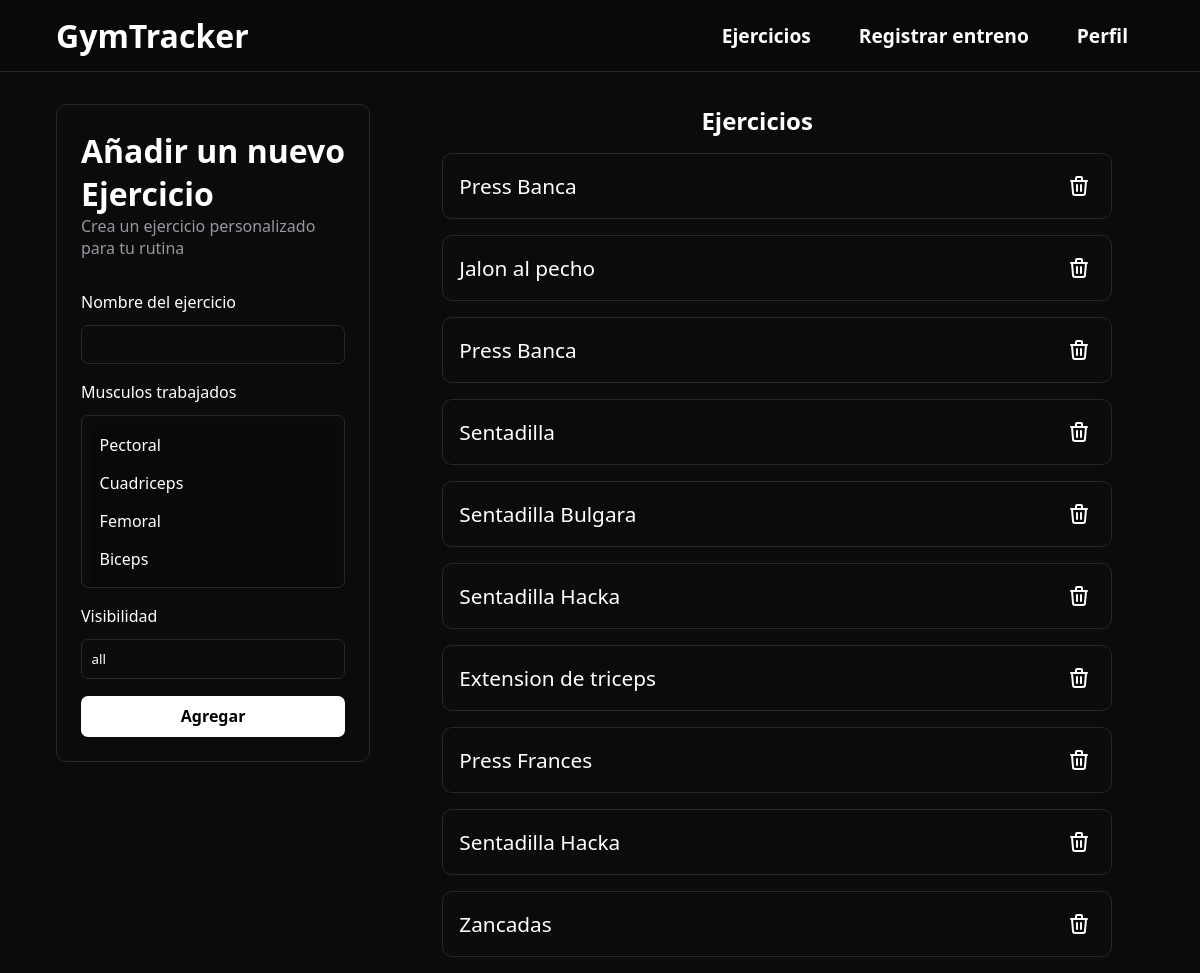
The page /anadirEjercicio (signed in) on the database as committed earlier.
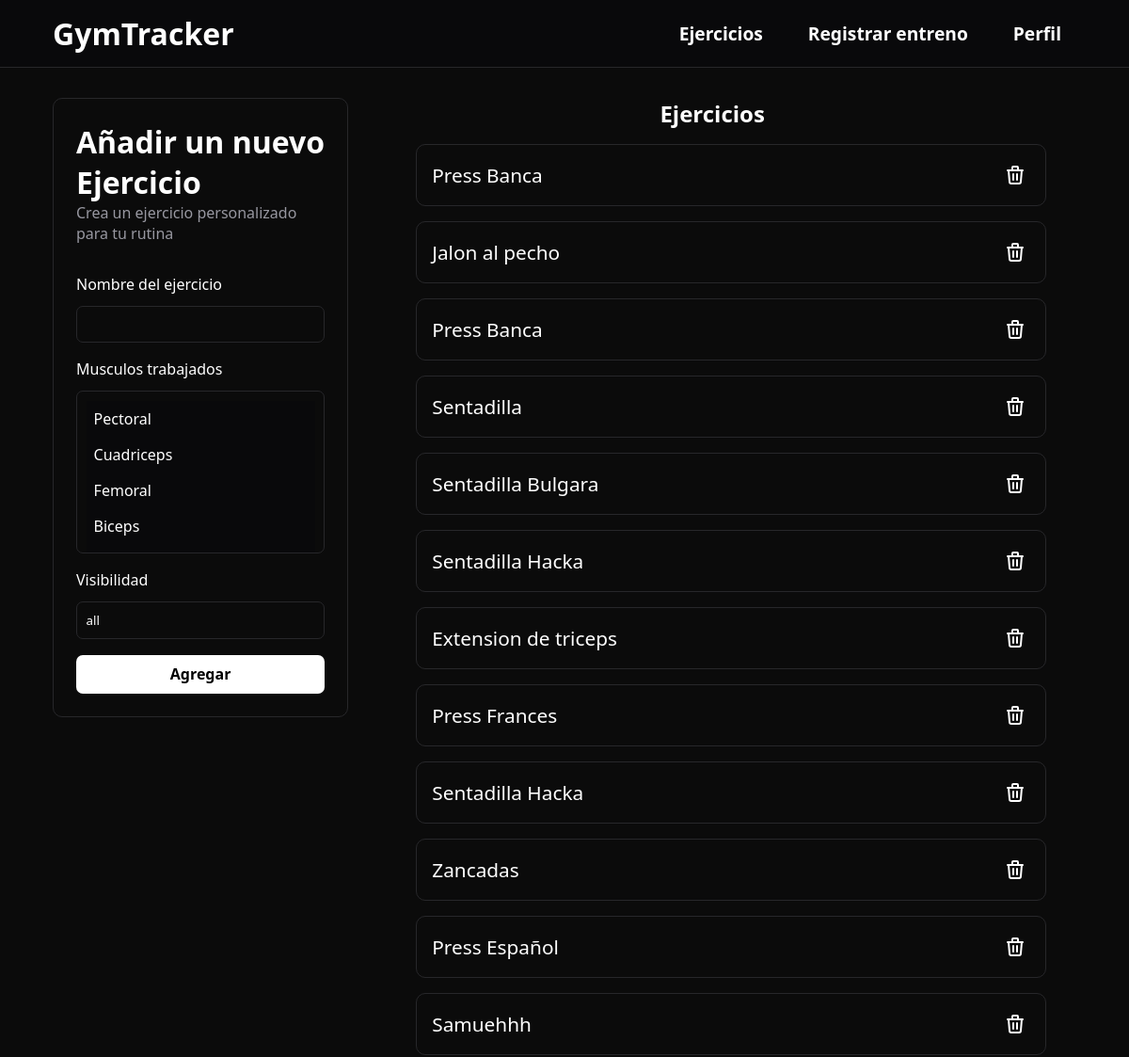
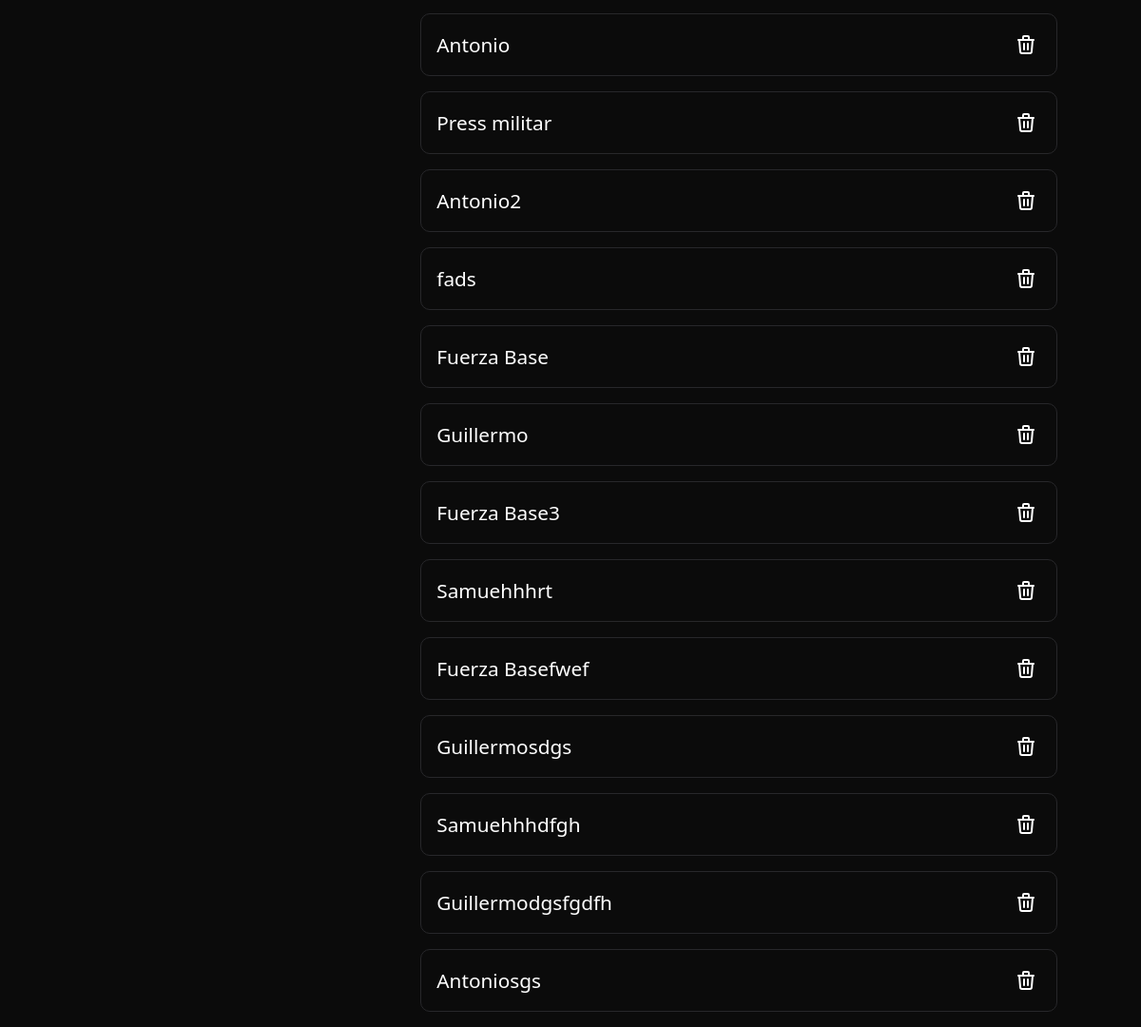
The same page on the database as committed later (2 pictures, top to bottom).
### gymApp/models.py (models this page shows, shortened)
class Ejercicio(models.Model):
    nombre = models.CharField(max_length=100)
    musculos = models.ManyToManyField(Musculo)
    visibilidad = models.CharField(max_length=200, default='all')
    class Meta:
        verbose_name = 'Ejercicio'
        verbose_name_plural = 'Ejercicios'

### gymApp/views.py (the view, shortened to what this page needs)
# urls.py: path('anadirEjercicio', AnadirEjercicio.as_view(), name='anadirEjercicio'),
class AnadirEjercicio(LoginRequiredMixin, CreateView):
    template_name = 'gymApp/anadirEjercicio.html'
    form_class = AnadirEjercicioPersonalizado
    context_object_name = 'ejercicios'
    success_url = reverse_lazy('anadirEjercicio')
    def get_context_data(self, **kwargs):
        contexto = super().get_context_data(**kwargs)
        contexto['ejercicios'] = Ejercicio.objects.filter(visibilidad='all')
        return contexto

### gymApp/forms.py
class AnadirEjercicioPersonalizado(forms.ModelForm):
    class Meta:
        model = Ejercicio
        fields = '__all__'

### gymApp/models.py (called while the page is built)
    def __str__(self):
        return f"{self.nombre}"

### gymApp/templates/gymApp/anadirEjercicio.html (shortened to what this page needs)
{% extends 'gymApp/base.html' %}
{% block header %}
    <header class="header-noprincipal">
        <a href="{% url 'principal' %}">
            <h1>GymTracker</h1>
        </a>
        <div class="lista-enlaces">
            <a href="{% url 'anadirEjercicio' %}">Ejercicios</a>
            <a href="{% url 'registrarEntreno' %}">Registrar entreno</a>
            {% if user.is_authenticated %}
                    <a class="open_submenu">Perfil</a>
            {% else %}
                    <a href="{% url 'login' %}">Iniciar sesión</a>
                    <a href="{% url 'registroUsuario' %}">Registrate</a>
            {% endif %}
        </div>
    </header>
{% endblock %}
{% block contenido %}
<main id="main-añadirEjercicio">
    <article id="article-añadirEjercicio">
        <h1>Añadir un nuevo Ejercicio</h1>
        <p>Crea un ejercicio personalizado para tu rutina</p>
        <form action="" method="post" id="form-ejercicio">
            <label for="nombre">Nombre del ejercicio</label>
            {{form.nombre}}
            <label for="musculos">Musculos trabajados</label>
            {{form.musculos}}
            <label for="visibilidad">Visibilidad</label>
            {{form.visibilidad}}
            <button type="submit" class="">Agregar</button>
        </form>
    </article>
    <section class="ejercicios">
        <div>
            <h1>Ejercicios</h1>
        </div>
        <ul>
            {% for ejercicio in ejercicios %}
                <article class="card-ejercicio">
                    <li>{{ ejercicio.nombre }}
                            <a href="{% url 'borrarEjercicio' pk=ejercicio.pk %}" id="boton-svg">
                            </a>
                    </li>
                </article>
            {% endfor %}
        </ul>
    </section>
</main>
{% endblock %}

### gymApp/templates/gymApp/base.html (shortened to what this page needs)
{% load static %}
<!DOCTYPE html>
<html lang="en">
<head>
    <link rel="stylesheet" href="{% static 'css/base.css' %}">
    <link rel="stylesheet" href="{% static 'css/formularios.css' %}">
    <link rel="stylesheet" href="{% static 'css/añadirEjercicio.css' %}">
    <link rel="stylesheet" href="{% static 'css/añadirEntreno.css' %}">
    <link rel="stylesheet" href="{% static 'css/anadirEjercicioRealizado.css' %}">
    <link rel="stylesheet" href="{% static 'css/messages.css' %}">
</head>
<body>
    {% block header %}{% endblock %}
    {% block contenido %}
    {% endblock %}
</body>
</html>

### gymApp/static/css/base.css (style rules this page uses)
:root { --color-primario: #09090b; --gris-clarito: #39393b; --color-hover: #5c5b5b; --color-submenu: #1c1c1e; --color-texto: #ffffff; }
* { margin: 0; font-family: system-ui, -apple-system, BlinkMacSystemFont, 'Segoe UI', Roboto, Oxygen, Ubuntu, Cantarell, 'Open Sans', 'Helvetica Neue', sans-serif; box-sizing: border-box; }
body { background-color: rgb(11, 11, 11); color: white; display: grid; height: 100vh; grid-template-rows: 9vh 91% 1fr; }
.header-noprincipal { background-color: var(--color-primario); display: flex; align-items: center; justify-content: space-between; padding: 0px 3.5rem; border-bottom: #27272a 1px solid; }
.header-noprincipal .lista-enlaces { display: flex; gap: 1rem; position: relative; }
.header-noprincipal .lista-enlaces a:not(.enlaces-desplegable) { text-decoration: none; padding: 1rem; font-size: larger; font-weight: bold; border-radius: 10px; transition: all 100ms linear; }
.header-noprincipal a { color: white; text-decoration: none; cursor: pointer; }

### gymApp/static/css/formularios.css (style rules this page uses)
:root { --color-primario: #09090b; --gris-clarito: #39393b; --bordes: #27272a; }
* { box-sizing: border-box; }

### gymApp/static/css/añadirEjercicio.css (style rules this page uses)
:root { --color-primario: #09090b; --gris-clarito: #39393b; --azul-sombra: #1f89b0; }
html { scroll-behavior: smooth; }
#main-añadirEjercicio { display: flex; align-items: flex-start; padding: 2rem 3.5rem 0 3.5rem; gap: 2rem; }
#article-añadirEjercicio { min-width: 25%; border: var(--bordes) 1px solid; padding: 1.5rem; border-radius: 10px; }
#article-añadirEjercicio h1 { font-size: 2rem; }
#article-añadirEjercicio p { color: #9797a0; margin-bottom: 2rem; }
#form-ejercicio { height: auto; display: flex; flex-direction: column; gap: .75rem; }
#form-ejercicio input { width: 100%; padding: .6rem; color: white; background-color: transparent; border: var(--bordes) 1px solid; border-radius: 7px; margin-bottom: 5px; }
#form-ejercicio select { width: 100%; padding: .6rem; color: white; background-color: transparent; border: var(--bordes) 1px solid; border-radius: 7px; margin-bottom: 5px; cursor: pointer; }
#form-ejercicio option { background-color: var(--color-primario); color: white; padding: .5rem; font-size: medium; }
#form-ejercicio button { background-color: white; width: 100%; padding: .6rem; border: none; border-radius: 7px; color: black; font-size: medium; font-weight: bold; transition: all 300ms linear; cursor: pointer; }
.ejercicios { width: 100%; margin-right: 2rem; }
.ejercicios div { margin-bottom: 1rem; }
.ejercicios div h1 { text-align: center; }
.ejercicios ul li { list-style: none; font-size: 1.3rem; display: flex; flex-direction: row; justify-content: space-between; align-items: center; }
.card-ejercicio { border: var(--bordes) 1px solid; padding: 1rem; margin-bottom: 1rem; border-radius: 10px; transition: all 200ms linear; }
#boton-svg { background-color: transparent; display: flex; flex-direction: column; justify-content: center; align-items: center; border: none; padding: .25rem; transition: all 200ms linear; border-radius: 4px; }

### gymApp/static/css/añadirEntreno.css (style rules this page uses)
:root { --color-primario: #09090b; --gris-clarito: #39393b; --azul-sombra: #1f89b0; --bordes: #27272a; }
* { box-sizing: border-box; }

### gymApp/static/css/anadirEjercicioRealizado.css (style rules this page uses)
:root { --color-primario: #09090b; --gris-clarito: #39393b; --color-hover: #5c5b5b; --color-submenu: #1c1c1e; --color-texto: #ffffff; }
* { box-sizing: border-box; }

Rows that differ between the two databases and show on the page:
added Ejercicio: nombre "Press Español"
added Ejercicio: nombre "Samuehhh"
added Ejercicio: nombre "Antonio"
added Ejercicio: nombre "Press militar"
added Ejercicio: nombre "Antonio2"
added Ejercicio: nombre "fads"
added Ejercicio: nombre "Fuerza Base"
added Ejercicio: nombre "Guillermo"
added Ejercicio: nombre "Fuerza Base3"
added Ejercicio: nombre "Samuehhhrt"
added Ejercicio: nombre "Fuerza Basefwef"
added Ejercicio: nombre "Guillermosdgs"
added Ejercicio: nombre "Samuehhhdfgh"
added Ejercicio: nombre "Guillermodgsfgdfh"
added Ejercicio: nombre "Antoniosgs"
